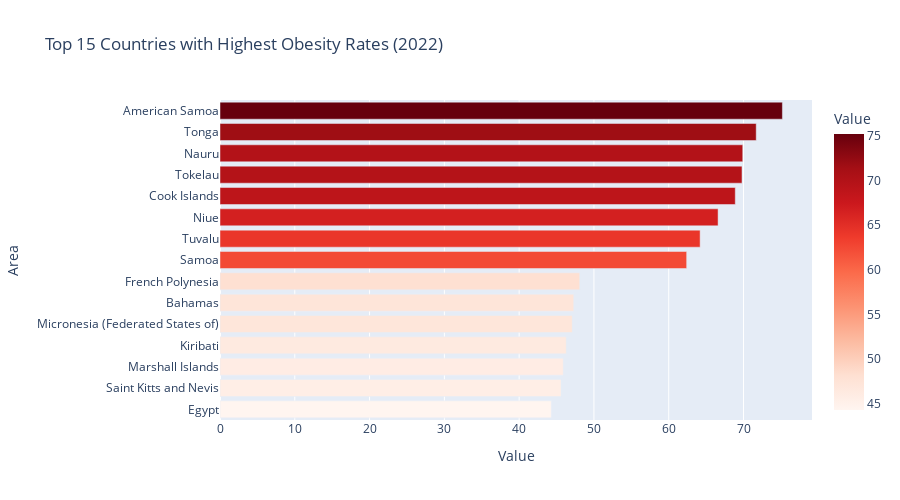
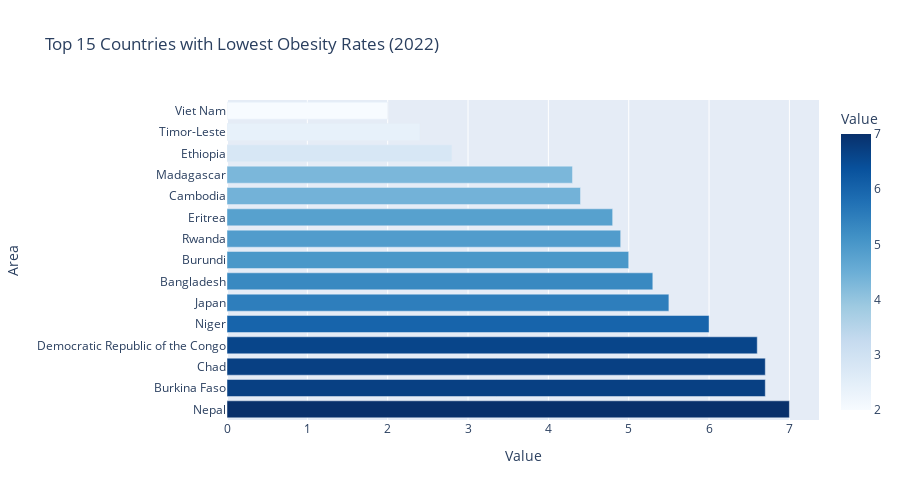

Notebook source saved alongside these figures, in order:
### Markdown cell above
## 4. Comparative Analysis

### Code cell
# Highest and Lowest Obesity Rates (Latest Year)
latest_year = df['Year'].max()
latest_data = df[df['Year'] == latest_year]

# Top 15 Highest
top_15 = latest_data.nlargest(15, 'Value')
fig_top = px.bar(top_15, x='Value', y='Area', orientation='h',
                 title=f'Top 15 Countries with Highest Obesity Rates ({latest_year})',
                 color='Value', color_continuous_scale='Reds')
fig_top.update_layout(yaxis={'categoryorder':'total ascending'}, height=500)
fig_top.show()

# Top 15 Lowest
bottom_15 = latest_data.nsmallest(15, 'Value')
fig_bottom = px.bar(bottom_15, x='Value', y='Area', orientation='h',
                    title=f'Top 15 Countries with Lowest Obesity Rates ({latest_year})',
                    color='Value', color_continuous_scale='Blues')
fig_bottom.update_layout(yaxis={'categoryorder':'total descending'}, height=500)
fig_bottom.show()

### Figure 1 — Plotly figure (JSON) as saved in the notebook; plotly's stock layout.template omitted (floating-point values rounded to 4 significant figures)
{"data": [{"hovertemplate": "Value=%{marker.color}<br>Area=%{y}<extra></extra>", "legendgroup": "", "marker": {"color": [75.2, 71.7, 69.9, 69.8, 68.9, 66.6, 64.2, 62.4, 48.1, 47.3, 47.1, 46.3, 45.9, 45.6, 44.3], "coloraxis": "coloraxis", "pattern": {"shape": ""}}, "name": "", "orientation": "h", "showlegend": false, "textposition": "auto", "type": "bar", "x": [75.2, 71.7, 69.9, 69.8, 68.9, 66.6, 64.2, 62.4, 48.1, 47.3, 47.1, 46.3, 45.9, 45.6, 44.3], "xaxis": "x", "y": ["American Samoa", "Tonga", "Nauru", "Tokelau", "Cook Islands", "Niue", "Tuvalu", "Samoa", "French Polynesia", "Bahamas", "Micronesia (Federated States of)", "Kiribati", "Marshall Islands", "Saint Kitts and Nevis", "Egypt"], "yaxis": "y"}], "layout": {"barmode": "relative", "coloraxis": {"colorbar": {"title": {"text": "Value"}}, "colorscale": [[0, "rgb(255,245,240)"], [0.125, "rgb(254,224,210)"], [0.25, "rgb(252,187,161)"], [0.375, "rgb(252,146,114)"], [0.5, "rgb(251,106,74)"], [0.625, "rgb(239,59,44)"], [0.75, "rgb(203,24,29)"], [0.875, "rgb(165,15,21)"], [1, "rgb(103,0,13)"]]}, "height": 500, "legend": {"tracegroupgap": 0}, "title": {"text": "Top 15 Countries with Highest Obesity Rates (2022)"}, "xaxis": {"anchor": "y", "domain": [0, 1], "title": {"text": "Value"}}, "yaxis": {"anchor": "x", "categoryorder": "total ascending", "domain": [0, 1], "title": {"text": "Area"}}}}

### Figure 2 — Plotly figure (JSON) as saved in the notebook; plotly's stock layout.template omitted (floating-point values rounded to 4 significant figures)
{"data": [{"hovertemplate": "Value=%{marker.color}<br>Area=%{y}<extra></extra>", "legendgroup": "", "marker": {"color": [2.0, 2.4, 2.8, 4.3, 4.4, 4.8, 4.9, 5.0, 5.3, 5.5, 6.0, 6.6, 6.7, 6.7, 7.0], "coloraxis": "coloraxis", "pattern": {"shape": ""}}, "name": "", "orientation": "h", "showlegend": false, "textposition": "auto", "type": "bar", "x": [2.0, 2.4, 2.8, 4.3, 4.4, 4.8, 4.9, 5.0, 5.3, 5.5, 6.0, 6.6, 6.7, 6.7, 7.0], "xaxis": "x", "y": ["Viet Nam", "Timor-Leste", "Ethiopia", "Madagascar", "Cambodia", "Eritrea", "Rwanda", "Burundi", "Bangladesh", "Japan", "Niger", "Democratic Republic of the Congo", "Burkina Faso", "Chad", "Nepal"], "yaxis": "y"}], "layout": {"barmode": "relative", "coloraxis": {"colorbar": {"title": {"text": "Value"}}, "colorscale": [[0, "rgb(247,251,255)"], [0.125, "rgb(222,235,247)"], [0.25, "rgb(198,219,239)"], [0.375, "rgb(158,202,225)"], [0.5, "rgb(107,174,214)"], [0.625, "rgb(66,146,198)"], [0.75, "rgb(33,113,181)"], [0.875, "rgb(8,81,156)"], [1, "rgb(8,48,107)"]]}, "height": 500, "legend": {"tracegroupgap": 0}, "title": {"text": "Top 15 Countries with Lowest Obesity Rates (2022)"}, "xaxis": {"anchor": "y", "domain": [0, 1], "title": {"text": "Value"}}, "yaxis": {"anchor": "x", "categoryorder": "total descending", "domain": [0, 1], "title": {"text": "Area"}}}}
